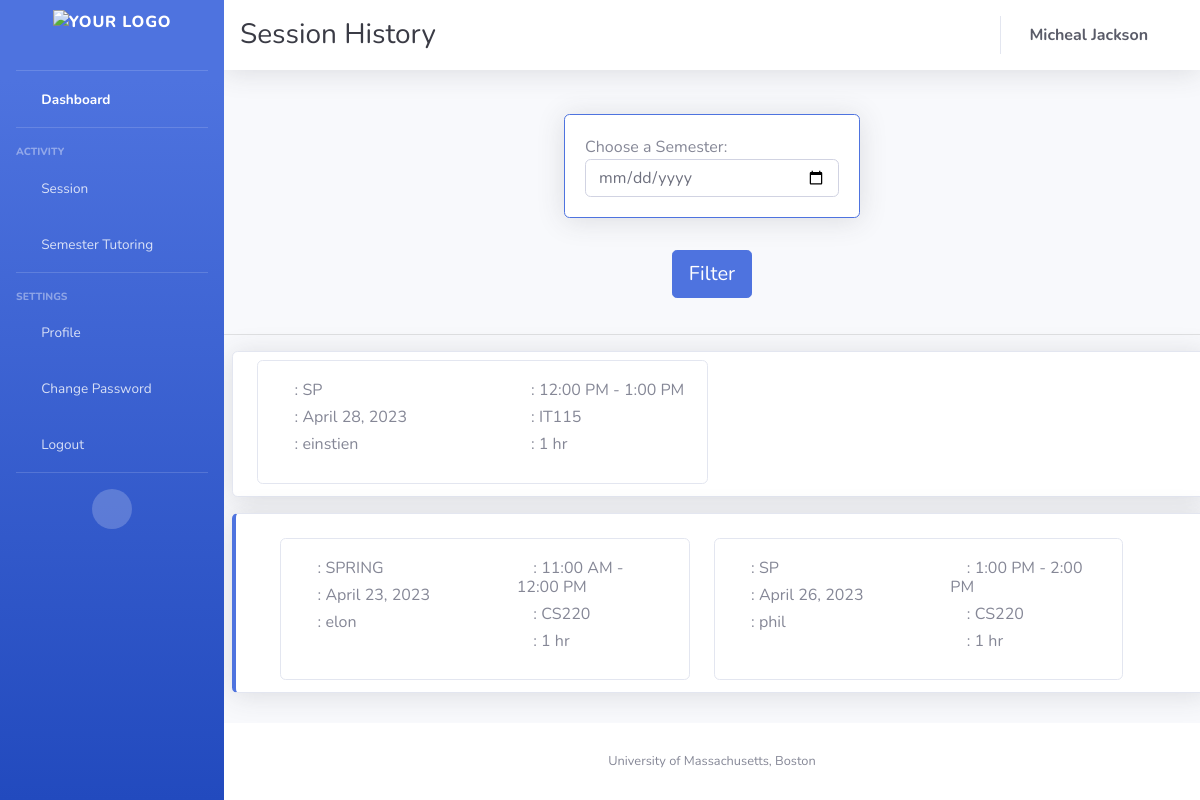
The app's page /session-hsitory/ (signed in) with its own data.
### appusers/models.py (models this page shows, shortened)
class Availability(models.Model):
    tutor = models.ForeignKey(Tutor, on_delete=models.CASCADE, null=True, blank=True, related_name='availabilities')
    date = models.DateField()
    timeblock = models.CharField(max_length=1, choices=TIMEBLOCK_CHOICES)
    booked_by = models.ForeignKey(Student, on_delete=models.SET_NULL, null=True, blank=True,
                                  related_name='booked_slots')
    course = models.ForeignKey(Course, on_delete=models.CASCADE)
    status = models.CharField(max_length=1, choices=STATUS_CHOICES)
    semester = models.CharField(max_length=25, null=True)

class Tutor(models.Model):
    user = models.OneToOneField(User, on_delete=models.CASCADE)
    courses = models.ManyToManyField(Course, related_name='tutors')
    profile_picture = models.URLField(default='static/images/favicons/Blue_logo.png')
    def __str__(self):
        return self.user.username

class Course(models.Model):
    c_name = models.CharField(max_length=100)
    c_code = models.CharField(max_length=50, unique=True, null=False)
    def __str__(self):
        return self.c_name

class Student(models.Model):
    user = models.OneToOneField(User, on_delete=models.CASCADE)
    ums_id = models.CharField(max_length=20, unique=True, null=False)
    courses = models.ManyToManyField(Course, related_name='students')
    no_shows = models.IntegerField(max_length=1, default=0)
    profile_picture = models.FileField(null=True)
    def __str__(self):
        return self.user.username

### appusers/views.py (the view)
# urls.py: path('session-hsitory/', session_history, name='session_history'),
@login_required
def session_history(request):
    current_user = request.user
    today = date.today()
    slots = Availability.objects.all().order_by('date')
    try:
        student = current_user.student
        student_session_history = Availability.objects.filter(booked_by=student, date__lt=today).order_by('date')
    except Student.DoesNotExist:
        student_session_history = []
    try:
        tutor = current_user.tutor
        tutor_session_history = Availability.objects.filter(tutor=tutor, date__lt=today).order_by('date')
    except Tutor.DoesNotExist:
        tutor_session_history = []
    return render(request, 'session_history.html',
                  {'slots': slots, 'today': today,
                   'student_session_history': student_session_history,
                   'tutor_session_history': tutor_session_history,
                  })

### templates/session_history.html (shortened to what this page needs)
{% extends "base.html" %}
{% block top_heading %}
    <h1 class="h3 mb-0 text-gray-900">Session History</h1>
{% endblock %}
{% block content %}
    <div class="card-body">
        <form method="GET" id="filter-form">
            <div class="row justify-content-center">
                <div class="col-md-4 mb-3">
                    <div class="card border-primary shadow">
                        <div class="card-body">
                            <div class="d-flex align-items-center">
                                <label for="date-select" class="mr-3 mb-0">Choose a Semester:</label>
                                <i class="fas fa-calendar"></i>
                            </div>
                            <input type="date" name="date" id="date-select" class="form-control">
                        </div>
                    </div>
                </div>
                <div class="col-md-12 text-center">
                    <button type="submit" class="btn btn-toggle btn-primary btn-lg mt-3">Filter</button>
                </div>
            </div>
        </form>
    </div>
    <hr>
    {% if user.is_authenticated %}
        {% if request.user.student %}
            <div class="container-fluid card  shadow py-2 mr-5 ml-2 mt-3">
            <div id="card-container" class="row row-cols-1 row-cols-md-2 overflow-auto" style="max-height: 300px;">
                {% for session in student_session_history %}
                    <div class="col mb-1">
                        <div class="card">
                            <div class="row g-0">
                                <div class="col-md-6">
                                    <div class="card-body">
                                        <div class="h6">
                                            <i class="fas fa-archive"></i>
                                            : {{ session.semester }}
                                        </div>
                                        <div class="h6">
                                            <i class="fas fa-calendar"></i>
                                            : {{ session.date }}
                                        </div>
                                        <div class="h6">
                                            <i class="fas fa-user-alt"></i>
                                            : {{ session.tutor }}
                                        </div>
                                    </div>
                                </div>
                                <div class="col-md-6">
                                    <div class="card-body">
                                        <div class="h6">
                                            <i class="fas fa-clock"></i>
                                            : {{ session.get_timeblock_display }}
                                        </div>
                                        <div class="h6">
                                            <i class="fas fa-book"></i>
                                            : {{ session.course }}
                                        </div>
                                        <div class="h6">
                                            <i class="fas fa-user-clock"></i>
                                            : 1 hr
                                        </div>
                                    </div>
                                </div>
                            </div>
                        </div>
                    </div>
                    {% empty %}
                    <p>No sessions today.</p>
                {% endfor %}
            </div>
        </div>
        {% endif %}
        {% if request.user.tutor %}
            <div class="container-fluid card border-left-primary shadow py-2 mr-5 ml-2 mt-3">
            <div id="card-container" class="row row-cols-1 row-cols-md-2 overflow-auto mr-5 ml-2 mt-3" >
                {% for session in tutor_session_history %}
                    <div class="col mb-1">
                        <div class="card">
                            <div class="row g-0">
                                <div class="col-md-6">
                                    <div class="card-body">
                                        <div class="h6">
                                            <i class="fas fa-archive"></i>
                                            : {{ session.semester }}
                                        </div>
                                        <div class="h6">
                                            <i class="fas fa-calendar"></i>
                                            : {{ session.date }}
                                        </div>
                                        <div class="h6">
                                            <i class="fas fa-user-alt"></i>
                                            : {{ session.booked_by }}
                                        </div>
                                    </div>
                                </div>
                                <div class="col-md-6">
                                    <div class="card-body">
                                        <div class="h6">
                                            <i class="fas fa-clock"></i>
                                            : {{ session.get_timeblock_display }}
                                        </div>
                                        <div class="h6">
                                            <i class="fas fa-book"></i>
                                            : {{ session.course }}
                                        </div>
                                        <div class="h6">
                                            <i class="fas fa-user-clock"></i>
                                            : 1 hr
                                        </div>
                                    </div>
                                </div>
                            </div>
                       </div>
                    </div>
                    {% empty %}
                    <p>No sessions today.</p>
                {% endfor %}
            </div>
        </div>
        {% endif %}
    {% endif %}
{% endblock %}

### templates/base.html (shortened to what this page needs)
{% load static %}
<!DOCTYPE html>
<html lang="en">
<head>
    <link href="{% static 'vendor/fontawesome-free/css/all.min.css' %}" rel="stylesheet" type="text/css">
    <link href="{% static 'css/sb-admin-2.min.css' %}" rel="stylesheet">
</head>
<body id="page-top">
<div id="wrapper">
    <ul class="navbar-nav bg-gradient-primary sidebar sidebar-dark accordion" id="accordionSidebar">
        <a class="sidebar-brand d-flex align-items-center justify-content-center" href="{% url 'home' %}">
            <img src="{% static 'images/favicons/New UMB logo Black w lockup.png' %}" alt="Your Logo" height="50">
        </a>
        <hr class="sidebar-divider my-0">
        <li class="nav-item active">
            <a class="nav-link" href="{% url 'home' %}">
                <i class="fas fa-fw fa-tachometer-alt"></i>
                <span>Dashboard</span></a>
        </li>
        <hr class="sidebar-divider">
        <div class="sidebar-heading">
            Activity
        </div>
        <li class="nav-item">
            <a class="nav-link collapsed" href="#" data-toggle="collapse" data-target="#collapseTwo"
               aria-expanded="true" aria-controls="collapseTwo">
                <i class="fas fa-fw fa-cog"></i>
                <span>Session</span>
            </a>
        </li>
        <li class="nav-item">
            <a class="nav-link collapsed" href="#" data-toggle="collapse" data-target="#collapseUtilities"
               aria-expanded="true" aria-controls="collapseUtilities">
                <i class="fas fa-fw fa-list"></i>
                <span>Semester Tutoring</span>
            </a>
        </li>
        <hr class="sidebar-divider">
        <div class="sidebar-heading">
            Settings
        </div>
        <li class="nav-item ">
            <a class="nav-link" href="{% url 'profile' %}">
                <i class="fas fa-fw fa-user"></i>
                <span>Profile</span></a>
        </li>
        <li class="nav-item ">
            <a class="nav-link" href="{% url 'change_password' %}">
                <i class="fas fa-fw fa-cogs"></i>
                <span>Change Password</span></a>
        </li>
        <li class="nav-item ">
            <a class="nav-link" data-toggle="modal" data-target="#logoutModal" href="{% url 'logout' %}">
                <i class="fas fa-fw fa-sign-out-alt"></i>
                <span>Logout</span></a>
        </li>
        <hr class="sidebar-divider d-none d-md-block">
        <div class="text-center d-none d-md-inline">
            <button class="rounded-circle border-0" id="sidebarToggle"></button>
        </div>
    </ul>
    <div id="content-wrapper" class="d-flex flex-column">
        <div id="content">
            <nav class="navbar navbar-expand navbar-light bg-white topbar mb-4 static-top shadow">
                {% block top_heading %}{% endblock %}
                <ul class="navbar-nav ml-auto">
                    <li class="nav-item dropdown no-arrow">
                        <a class="nav-link">
                            <span class="mr-4 font-weight-bold d-none d-lg-inline text-gray-800 ">{{ user.first_name}} {{ user.last_name}}</span>
                        </a>
                    </li>
                </ul>
            </nav>
            {% block content %}{% endblock %}
        </div>
        <footer class="sticky-footer bg-white">
            <div class="container my-auto">
                <div class="copyright text-center my-auto">
                    <span>University of Massachusetts, Boston</span>
                </div>
            </div>
        </footer>
    </div>
</div>
</body>
</html>

### records on screen
Availability: semester "SP", date "April 28, 2023", tutor "einstien", timeblock "12:00 PM - 1:00 PM", course "IT115"
Availability: semester "SPRING", date "April 23, 2023", booked_by "elon", timeblock "11:00 AM - 12:00 PM", course "CS220"
Availability: semester "SP", date "April 26, 2023", booked_by "phil", timeblock "1:00 PM - 2:00 PM", course "CS220"

### other values on screen
{{ user.first_name }} "Micheal"
{{ user.last_name }} "Jackson"
